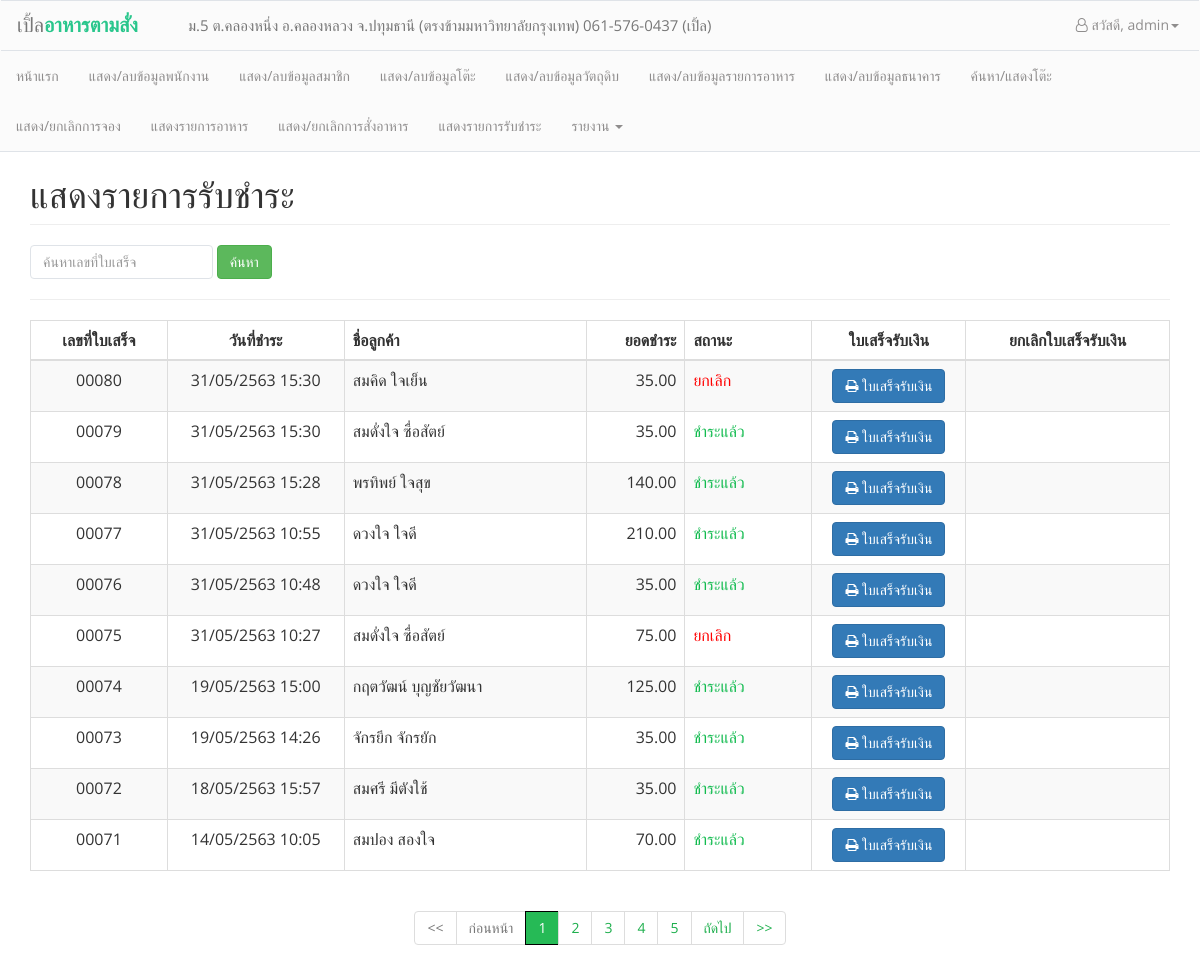
/admin/staff_payment_history.php (signed in), run on the app's committed database.
### tables this page shows
CREATE TABLE `payment` (
  `payno` int(5) UNSIGNED ZEROFILL NOT NULL,
  `pay_date` datetime NOT NULL,
  `pay_billdate` datetime NOT NULL,
  `payamount` float(7,2) NOT NULL,
  `pay_type` int(1) NOT NULL,
  `pay_status` int(1) NOT NULL,
  `pay_note` varchar(100) NOT NULL,
  `staffid` int(5) NOT NULL,
  `bankid` int(5) DEFAULT NULL
);

CREATE TABLE `customers` (
  `cusid` int(5) NOT NULL,
  `cus_name` varchar(50) NOT NULL,
  `cus_user` varchar(20) NOT NULL,
  `cus_birth` date DEFAULT NULL,
  `cus_tel` varchar(15) NOT NULL,
  `cus_email` varchar(30) NOT NULL,
  `cus_status` int(1) NOT NULL,
  `cus_password` char(40) NOT NULL,
  `cus_postnum` varchar(5) NOT NULL,
  `cus_address` varchar(100) NOT NULL
);

### conf/function.php (called while the page is built, shortened)
<?php
function dt_tothaiyear($dates)
{
    $date = date("d-m-Y H:i", strtotime($dates));
    $d1 = substr($date, 0, 2);
    $m1 = substr($date, 3, 2);
    $y = substr($date, 6, 4);
    $y1 = $y + 543;
    $time = substr($date, 11, 6);
    if ($date == "") {
        return "";
    } else {
        return $d1 . "/" . $m1 . "/" . $y1 . " " . $time;
    }
}

### admin/staff_payment_history.php (the view, shortened to what this page needs)
<head>
</head>
<body>
    <?php
    include_once("conf/header_admin.php");
    include_once("../conf/function.php");
    $strKeyword = null;
    ?>
    <div class="container" style="padding-top: 135px;">
        <h1 class="page-header text-left">แสดงรายการรับชำระ</h1>
        <div class="row">
            <form class="form-inline">
                <div class="col-xs-6">
                    <div class="form-group">
                        <input class="form-control" type="text" name="search_payment" placeholder="ค้นหาเลขที่ใบเสร็จ" aria-label="Search">
                        <button type="submit" class="btn btn-success">ค้นหา</button>
                    </div>
                </div>
            </form>
        </div>
        <hr>
        <div class="table-responsive">
            <table class="table table-striped table-bordered" align="center">
                <thead>
                    <th style="text-align:center; width:140px;">เลขที่ใบเสร็จ</th>
                    <th style="text-align: center; width:180px;">วันที่ชำระ</th>
                    <th style="text-align:left; width: 250px;">ชื่อลูกค้า</th>
                    <th style="text-align:right; width: 100px;">ยอดชำระ</th>
                    <th style="text-align:left; width: 130px;">สถานะ</th>
                    <th style=" text-align:center; width:155px;">ใบเสร็จรับเงิน</th>
                    <th style=" text-align:center; width:210px;">ยกเลิกใบเสร็จรับเงิน</th>
                </thead>
                <?php
                require_once('../conf/connection.php');
                $sql = "SELECT * FROM payment WHERE payno LIKE '%" . $strKeyword . "%'";
                $query = mysqli_query($link, $sql);
                $num_rows = mysqli_num_rows($query);
                $per_page = 10;
                $page  = 1;
                $prev_page = $page - 1;
                $next_page = $page + 1;
                $row_start = ($page - 1) * $per_page;
                if ($num_rows <= $per_page) {
                    $num_pages = 1;
                } else if (($num_rows % $per_page) == 0) {
                    $num_pages = ($num_rows / $per_page);
                } else {
                    $num_pages = ($num_rows / $per_page) + 1;
                    $num_pages = (int) $num_pages;
                }
                $row_end = $per_page;
                $sql .= " ORDER BY payno DESC LIMIT $row_start ,$row_end ";
                $query = mysqli_query($link, $sql);
                if ($num_rows > 0) {
                    while ($result = mysqli_fetch_array($query, MYSQLI_ASSOC)) {
                        $sql_cus = "SELECT orders.orderid, orders.payno_cancel,customers.cusid, customers.cus_name FROM orders
                            LEFT JOIN customers ON orders.cusid = customers.cusid WHERE orders.payno = '" . $result['payno'] . "'";
                        $query_cusd = mysqli_query($link, $sql_cus) or die(mysqli_error($link));
                        $cus_data = mysqli_fetch_assoc($query_cusd);
                        switch ($result['pay_status']) {
                            case 1:
                                $pay_status = "<span style='color:#12BB4F';>ชำระแล้ว</span>";
                                break;
                            case 2:
                                $pay_status = "<span style='color:red;'>ยกเลิก</span>";
                                break;
                        } ?>
                        <tr>
                            <td align="center"><?= $result["payno"]; ?></td>
                            <td align="center"> <?= dt_tothaiyear($result['pay_date']) ?></td>
                            <td><?= $cus_data['cus_name'] ?></td>
                            <td align="right"><?= number_format($result['payamount'], 2) ?></td>
                            <td><?= $pay_status ?></td>
                            <td align="center">
                                <a href="bill_payment.php?bill=<?= $result['payno'] ?>" class="btn btn-primary" target="_blank"><i class="fa fa-print"></i> ใบเสร็จรับเงิน</a>
                            </td>
                            <td align="center" height="50px;">
                            </td>
                        </tr>
                <?php }
                } else {
                    echo '
            <tr>
                <td colspan="8" align="center">ไม่พบข้อมูลในระบบ</td>
            </tr>
        ';
                }
                ?>
            </table>
        </div>
        <nav aria-label="Page navigation example" class="navbar-center">
            <div class="text-center">
                <ul class="pagination">
                    <?php
                    if ($page == 1) {
                        echo '<li class="page-item disabled">' . " <a href='#'><<</a></li>";
                    } else {
                        echo '<li class="page-item n">' . " <a href='$_SERVER[SCRIPT_NAME]?Page=1&search_payment=$strKeyword'><<</a></li>";
                    }
                    if ($prev_page) {
                        echo '<li class="page-item n">' . " <a href='$_SERVER[SCRIPT_NAME]?Page=$prev_page&search_payment=$strKeyword'>ก่อนหน้า</a></li>";
                    } else {
                        echo '<li class="page-item disabled"><a href="#" >ก่อนหน้า</a></li>';
                    }
                    $total_pagination = 5;
                    $high = floor($total_pagination / 2);
                    $low = "-" . $high;
                    if (($page + $high) > $num_pages) {
                        $y = $num_pages + $low;
                    } elseif (($page - $high) < 1) {
                        $y =  $total_pagination;
                    } else {
                        $y = $total_pagination;
                    }
                    if ($page > 4) {
                        if ($page >= $total_pagination - 3) {
                            $offset = 3;
                            for ($i = $low; $i <= $high; $i++) {
                                if (($page + $high) <= $num_pages) {
                                    if ($page + $i == $page) {
                                        echo '<li class="page-item active"><a href="#">' . ($page + $i) . '</a></li>';
                                    } else {
                                        echo "<li class='page-item n'><a href='$_SERVER[SCRIPT_NAME]?Page=" . ($page + $i) . "&search_payment=$strKeyword'>" . ($page + $i) . "</a>" . '</li>';
                                    }
                                } else {
                                    if ($page == $num_pages) {
                                        $offset = $num_pages - ($num_pages - 4);
                                    }
                                    for ($i = 0; $i <= 2, (($page - $offset) <= $num_pages); $i++) {
                                        if ($page - $offset == $page) {
                                            echo '<li class="page-item active"><a href="#">' . ($page - $offset) . '</a></li>';
                                        } else {
                                            echo "<li class='page-item n'><a href='$_SERVER[SCRIPT_NAME]?Page=" . ($page - $offset) . "&search_payment=$strKeyword'>" . ($page - $offset) . "</a>" . '</li>';
                                        }
                                        $offset--;
                                    }
                                }
                            }
                        } else {
                            for ($i = 1; $i <= $y; $i++) {
                                if ($i == $page) {
                                    echo '<li class="page-item active"><a href="#">' . $i . '</a></li>';
                                } else {
                                    echo "<li class='page-item n'><a href='$_SERVER[SCRIPT_NAME]?Page=$i&search_payment=$strKeyword'>$i</a>" . '</li>';
                                }
                            }
                        }
                    } else {
                        for ($i = 1; $i <= (($num_pages < 5) ? $num_pages : "5"); $i++) {
                            if ($i != $page) {
                                echo "<li class='page-item n'><a href='$_SERVER[SCRIPT_NAME]?Page=$i&search_payment=$strKeyword'>$i</a>" . '</li>';
                            } else {
                                echo '<li class="page-item active"><a href="#">' . $i . '</a></li>';
                            }
                        }
                    }
                    if ($page != $num_pages) {
                        echo '<li class="page-item n">' . " <a href='$_SERVER[SCRIPT_NAME]?Page=$next_page&search_payment=$strKeyword'>ถัดไป</a></li>";
                    } else {
                        echo '<li class="page-item disabled">' . "<a href ='#'>ถัดไป</a></li> ";
                    }
                    if ($page == $num_pages) {
                        echo '<li class="page-item disabled">' . " <a href='#'>>></a></li>";
                    } else {
                        echo '<li class="page-item n">' . " <a href='$_SERVER[SCRIPT_NAME]?Page=" . $num_pages . "&search_payment=$strKeyword'>>></a></li>";
                    }
                    ?>
            </div>
        </nav>
    </div>
</body>

### admin/conf/header_admin.php (style rules this page uses)
body { font-family: 'Open Sans', sans-serif; }
.form-control { box-shadow: none; border-radius: 4px; border-color: #dfe3e8; }
.pagination>.active>a, .pagination>.active>span, .pagination>.active>a:hover, .pagination>.active>span:hover, .pagination>.active>a:focus, .pagination>.active>span:focus { background-color: #26BA56; border-color: black; cursor: pointer; z-index: 2; }
.pagination>li.page-item.n>a, .pagination>li.page-item.n>span { color: #1EAF4D; cursor: pointer; z-index: 2; }

### data on the page
payment: payno "00080", pay_date "31/05/2563 15:30", customers.cus_name "สมคิด ใจเย็น", payamount "35.00", pay_status "ยกเลิก"
payment: payno "00079", pay_date "31/05/2563 15:30", customers.cus_name "สมดั่งใจ ซื่อสัตย์", payamount "35.00", pay_status "ชำระแล้ว"
payment: payno "00078", pay_date "31/05/2563 15:28", customers.cus_name "พรทิพย์ ใจสุข", payamount "140.00", pay_status "ชำระแล้ว"
payment: payno "00077", pay_date "31/05/2563 10:55", customers.cus_name "ดวงใจ ใจดี", payamount "210.00", pay_status "ชำระแล้ว"
payment: payno "00076", pay_date "31/05/2563 10:48", customers.cus_name "ดวงใจ ใจดี", payamount "35.00", pay_status "ชำระแล้ว"
payment: payno "00075", pay_date "31/05/2563 10:27", customers.cus_name "สมดั่งใจ ซื่อสัตย์", payamount "75.00", pay_status "ยกเลิก"
payment: payno "00074", pay_date "19/05/2563 15:00", customers.cus_name "กฤตวัฒน์ บุญชัยวัฒนา", payamount "125.00", pay_status "ชำระแล้ว"
payment: payno "00073", pay_date "19/05/2563 14:26", customers.cus_name "จักรยึก จักรยัก", payamount "35.00", pay_status "ชำระแล้ว"
payment: payno "00072", pay_date "18/05/2563 15:57", customers.cus_name "สมศรี มีตังใช้", payamount "35.00", pay_status "ชำระแล้ว"
payment: payno "00071", pay_date "14/05/2563 10:05", customers.cus_name "สมปอง สองใจ", payamount "70.00", pay_status "ชำระแล้ว"

### other printed values
$_SESSION['staff'] "admin"
